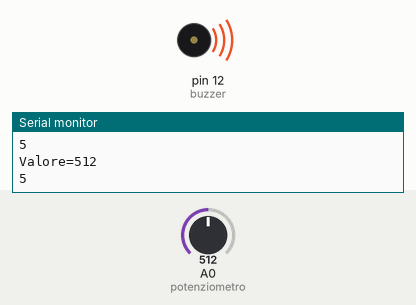
The sketch below on a simulated Arduino Uno, built with avr-gcc and run on an emulated ATmega328P. Shown: buzzer (waves = sounding), the last lines printed to the serial monitor. The test bench sets the inputs (shaded band); at power-on: A0 (potenziometro) = 512.

Above: at 5.7 s.
5.8 s: A0 (potenziometro) set to 1005
At 6.6 s:
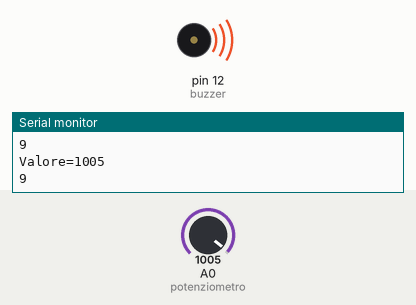
7.3 s: A0 (potenziometro) set to 1023
At 7.7 s:
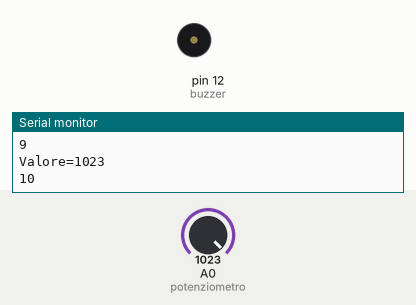
8.8 s: A0 (potenziometro) set to 900
At 10.3 s:
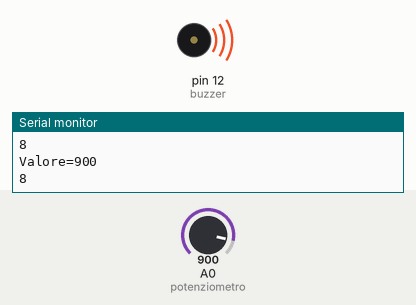
Timing chart, 0 to 11.8 s (numbered marks = the images above; inputs shaded):
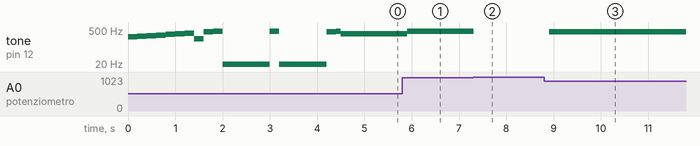

The sketch:

buzzer_potenziometro_2.ino
```cpp
int buzzer = 12;
int potenziometro = A0;

int numNote = 10;
int note[] = {261, 277, 294, 311, 330, 349, 370, 216, 432, 440};

int valoreletto = 0;
int notascelta = 0;

void setup() {
  // put your setup code here, to run once:
  Serial.begin(9600);
  for (int i = 0; i < numNote; i++)
  {
    tone(buzzer, note[i]);
    delay(200);
  }
  tone(buzzer, note[10]);
  delay(1000);
  tone(buzzer, note[9]);
  delay(200);
  tone(buzzer, note[10]);
  delay(1000);
  tone(buzzer, note[8]);
  delay(200);
  tone(buzzer, note[9]);
  delay(100);
  noTone(buzzer);

}

void loop() {
  // put your main code here, to run repeatedly:
  valoreletto = analogRead(potenziometro);
  Serial.print("Valore=");
  Serial.println(valoreletto);
  Serial.println(notascelta);
  notascelta = map (valoreletto, 0, 1023, 0, 10);
  if (notascelta==10) {
    noTone(buzzer);
  }
  else
  {
    tone(buzzer, note[notascelta]);
  }
  delay(200);

}
```

Measured:
- the behaviour switches between 1022 and 1023 on A0 (potenziometro) (found by bisection; images 1 and 2)
- after the input at 5.8 s, tone on pin 12 (buzzer): 349 Hz → 440 Hz after 0.10 s
- after the input at 7.3 s, tone on pin 12 (buzzer): 440 Hz → silent at once
- after the input at 8.8 s, tone on pin 12 (buzzer): silent → 432 Hz after 0.11 s
- by itself, tone on pin 12 (buzzer): plays 261 Hz for 0.20 s, 277 Hz for 0.20 s, 294 Hz for 0.20 s, 311 Hz for 0.20 s, 330 Hz for 0.20 s, 349 Hz for 0.20 s … (16 notes in this stretch)
